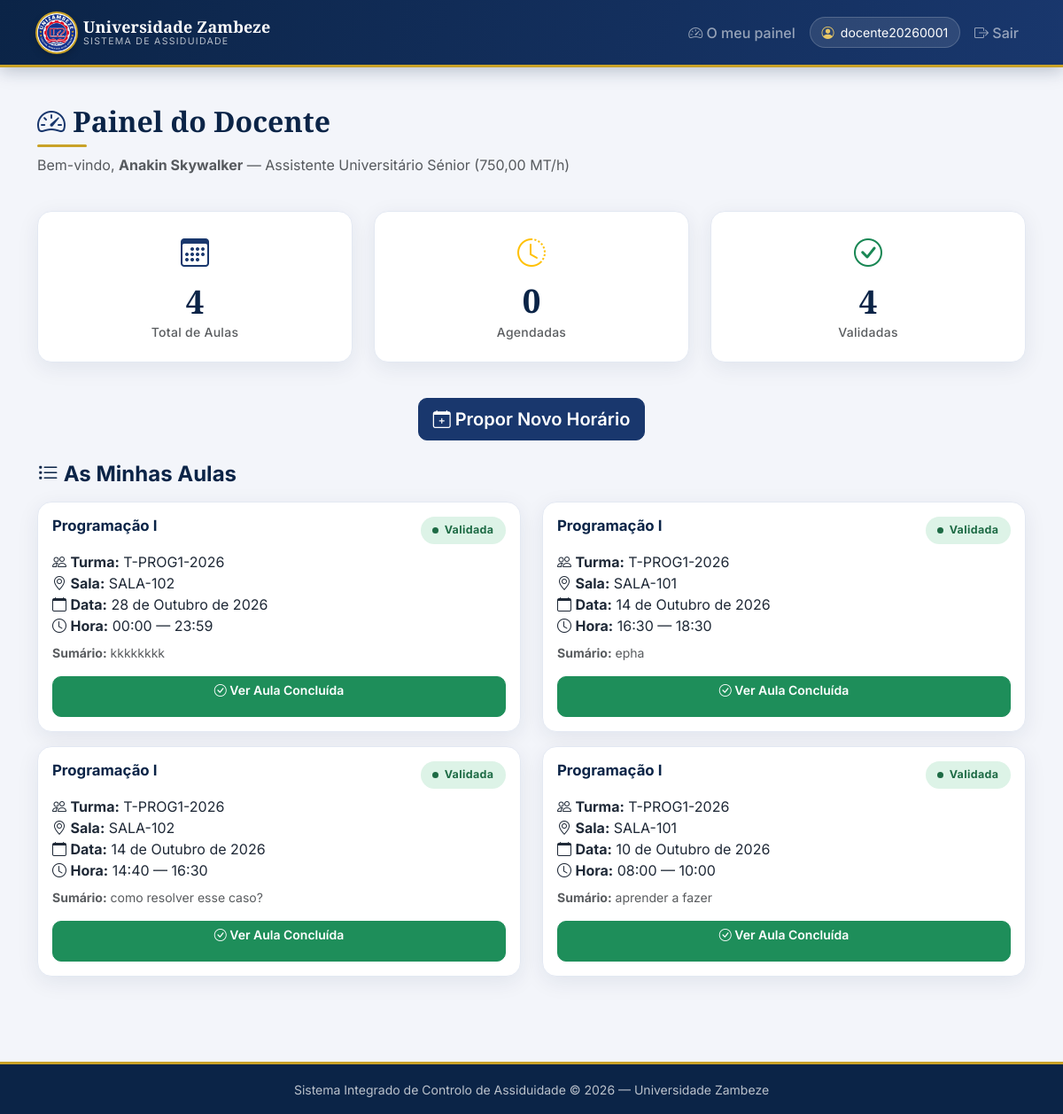
The page /painel/ (signed in) on the database as committed earlier.
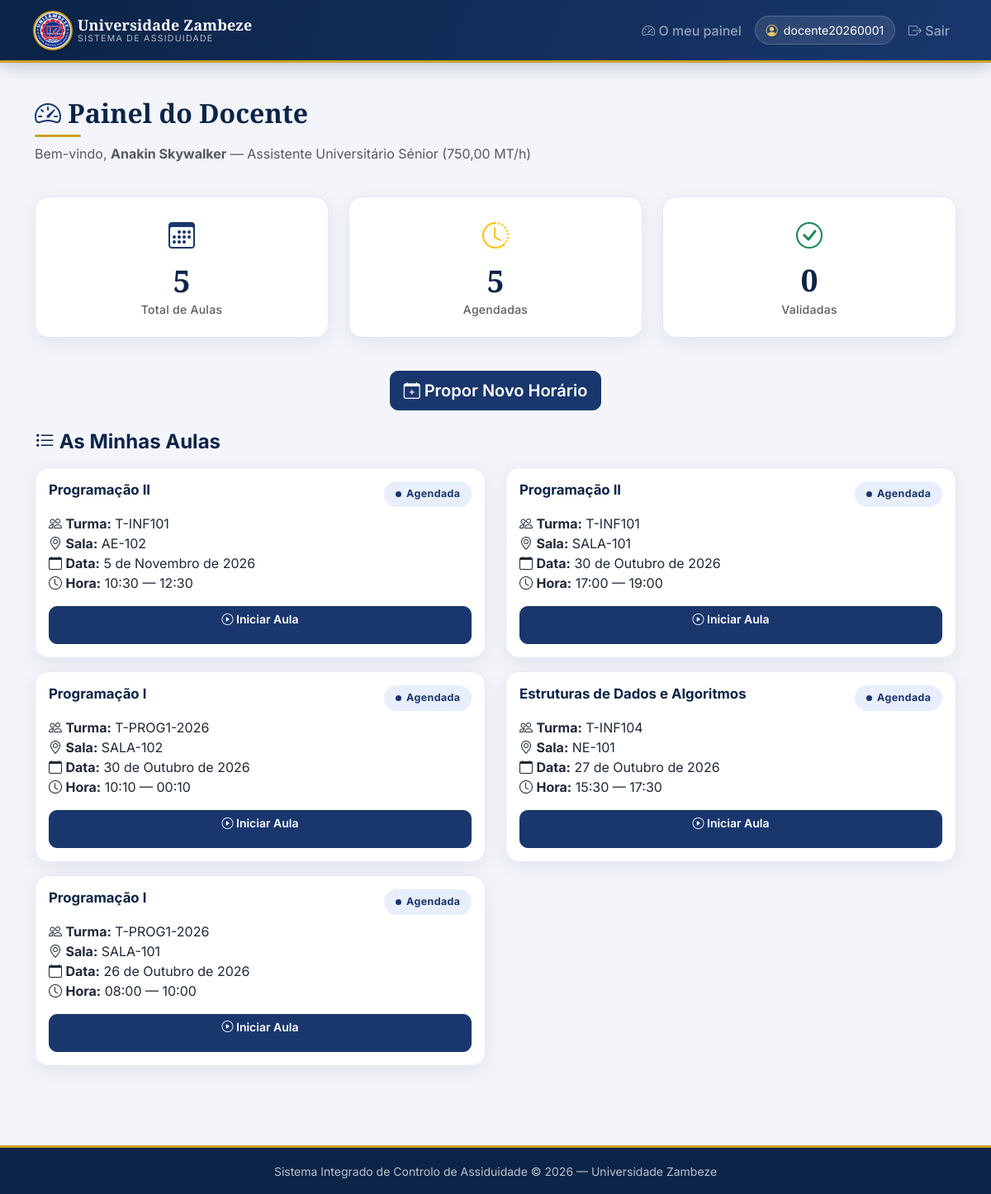
The same page on the database as committed later.
### sistema/models.py (models this page shows, shortened)
class Docente(models.Model):
    user = models.OneToOneField(User, on_delete=models.CASCADE, null=True, blank=True)
    numero_docente = models.CharField(max_length=20, unique=True)
    nome = models.CharField(max_length=200)
    categoria = models.ForeignKey(CategoriaDocente, on_delete=models.PROTECT)
    departamento = models.CharField(max_length=100)
    estado = models.BooleanField(default=True)
    class Meta:
        verbose_name = "Docente"
        verbose_name_plural = "Docentes"

class CategoriaDocente(models.Model):
    designacao = models.CharField(max_length=100)
    valor_hora = models.DecimalField(max_digits=10, decimal_places=2)
    data_inicio = models.DateField()
    data_fim = models.DateField(null=True, blank=True)
    class Meta:
        verbose_name = "Categoria de Docente"
        verbose_name_plural = "Categorias de Docentes"

class Aula(models.Model):
    ESTADOS = [
        ("agendada", "Agendada"),
        ("em_curso", "Em curso"),
        ("validada", "Validada"),
        ("bloqueada", "Bloqueada"),
        ("cancelada", "Cancelada"),
    ]
    turma = models.ForeignKey(Turma, on_delete=models.PROTECT)
    docente = models.ForeignKey(Docente, on_delete=models.PROTECT)
    uc = models.ForeignKey(UC, on_delete=models.PROTECT)
    sala = models.ForeignKey(Sala, on_delete=models.PROTECT)
    data = models.DateField()
    hora_inicio = models.TimeField()
    hora_fim = models.TimeField()
    sumario = models.TextField(blank=True)
    tema = models.CharField(max_length=200, blank=True)
    estado = models.CharField(max_length=20, choices=ESTADOS, default="agendada")
    hora_inicio_real = models.TimeField(null=True, blank=True)
    hora_fim_real = models.TimeField(null=True, blank=True)
    class Meta:
        verbose_name = "Aula"
        verbose_name_plural = "Aulas"

class UC(models.Model):
    codigo = models.CharField(max_length=20, unique=True)
    nome = models.CharField(max_length=200)
    curso = models.ForeignKey(Curso, on_delete=models.CASCADE)
    creditos = models.IntegerField()
    carga_horaria = models.IntegerField(help_text="Horas totais")
    class Meta:
        verbose_name = "Unidade Curricular"
        verbose_name_plural = "Unidades Curriculares"

class Turma(models.Model):
    codigo = models.CharField(max_length=20, unique=True)
    uc = models.ForeignKey(UC, on_delete=models.CASCADE)
    ano_letivo = models.CharField(max_length=10)
    semestre = models.CharField(max_length=10)
    capacidade = models.IntegerField()
    estado = models.BooleanField(default=True)

class Sala(models.Model):
    EDIFICIOS = [
        ("Novo Edifício", "Novo Edifício"),
        ("Antigo Edifício", "Antigo Edifício"),
        ("Faculdade de Direito", "Faculdade de Direito"),
        ("Anfiteatros", "Anfiteatros"),
    ]
    codigo = models.CharField(max_length=20, unique=True)
    edificio = models.CharField(max_length=100, choices=EDIFICIOS)
    piso = models.CharField(max_length=10)
    recinto = models.ForeignKey(Recinto, on_delete=models.PROTECT, null=True, blank=True)
    latitude = models.DecimalField(max_digits=10, decimal_places=7, null=True, blank=True)
    longitude = models.DecimalField(max_digits=10, decimal_places=7, null=True, blank=True)
    qr_code = models.CharField(max_length=100, blank=True, help_text="Código QR da sala")
    wifi_ssid = models.CharField(max_length=100, blank=True)
    ip_subnet = models.CharField(max_length=50, blank=True, help_text="Ex: 192.168.10.0/24")
    beacon_id = models.CharField(max_length=100, blank=True)
    estado = models.BooleanField(default=True)
    class Meta:
        verbose_name = "Sala"
        verbose_name_plural = "Salas"

### sistema/views.py (the view)
# urls.py: path("painel/", views.painel_docente, name="painel"),
@login_required(login_url="login")
def painel_docente(request):
    if e_coordenacao(request.user):
        return redirect("coordenacao")
    try:
        docente = Docente.objects.get(user=request.user)
    except Docente.DoesNotExist:
        docente = None
    if request.user.is_superuser:
        aulas = Aula.objects.all().order_by("-data", "-hora_inicio")
    elif docente:
        aulas = Aula.objects.filter(docente=docente).order_by("-data", "-hora_inicio")
    else:
        aulas = Aula.objects.none()
    context = {
        "docente": docente,
        "aulas": aulas,
        "total_aulas": aulas.count(),
        "aulas_validadas": aulas.filter(estado="validada").count(),
        "aulas_agendadas": aulas.filter(estado="agendada").count(),
    }
    return render(request, "sistema/painel.html", context)

### sistema/views_coordenacao.py (called while the page is built)
def e_coordenacao(user):
    if not user.is_authenticated:
        return False
    if user.is_superuser:
        return True
    return user.groups.filter(name__in=GRUPOS_COORDENACAO).exists()

### sistema/templates/sistema/painel.html (shortened to what this page needs)
{% extends 'sistema/base.html' %}
{% block content %}
<div class="row mb-4">
    <div class="col-12">
        <h2>
            <i class="bi bi-speedometer2 text-primary"></i>
            Painel do Docente
        </h2>
        {% if docente %}
        <p class="text-muted">
            Bem-vindo, <strong>{{ docente.nome }}</strong> —
            {{ docente.categoria.designacao }} ({{ docente.categoria.valor_hora }} MT/h)
        </p>
        {% else %}
        <p class="text-muted">
            Bem-vindo, <strong>{{ user.username }}</strong> (modo administrador)
        </p>
        {% endif %}
    </div>
</div>
<div class="row mb-4">
    <div class="col-md-4 col-6 mb-3">
        <div class="card text-center">
            <div class="card-body">
                <i class="bi bi-calendar3 text-primary" style="font-size: 2rem;"></i>
                <h3 class="mt-2 mb-0">{{ total_aulas }}</h3>
                <small class="text-muted">Total de Aulas</small>
            </div>
        </div>
    </div>
    <div class="col-md-4 col-6 mb-3">
        <div class="card text-center">
            <div class="card-body">
                <i class="bi bi-clock-history text-warning" style="font-size: 2rem;"></i>
                <h3 class="mt-2 mb-0">{{ aulas_agendadas }}</h3>
                <small class="text-muted">Agendadas</small>
            </div>
        </div>
    </div>
    <div class="col-md-4 col-12 mb-3">
        <div class="card text-center">
            <div class="card-body">
                <i class="bi bi-check-circle text-success" style="font-size: 2rem;"></i>
                <h3 class="mt-2 mb-0">{{ aulas_validadas }}</h3>
                <small class="text-muted">Validadas</small>
            </div>
        </div>
    </div>
</div>
<div class="row mb-4">
    <div class="col-12 text-center">
        <a href="{% url 'propor_horario' %}" class="btn btn-primary btn-lg">
            <i class="bi bi-calendar-plus"></i> Propor Novo Horário
        </a>
    </div>
</div>
<h4 class="mb-3">
    <i class="bi bi-list-task"></i> As Minhas Aulas
</h4>
{% if aulas %}
    <div class="row">
    {% for aula in aulas %}
        <div class="col-md-6 col-12 card-aula">
            <div class="card mb-3">
                <div class="card-body">
                    <div class="d-flex justify-content-between align-items-start mb-2">
                        <h5 class="card-title mb-0">{{ aula.uc.nome }}</h5>
                        <span class="badge-estado badge-{{ aula.estado }}">
                            {{ aula.get_estado_display }}
                        </span>
                    </div>
                    <p class="card-text mb-2">
                        <i class="bi bi-people"></i> <strong>Turma:</strong> {{ aula.turma.codigo }}<br>
                        <i class="bi bi-geo-alt"></i> <strong>Sala:</strong> {{ aula.sala.codigo }}<br>
                        <i class="bi bi-calendar"></i> <strong>Data:</strong> {{ aula.data }}<br>
                        <i class="bi bi-clock"></i> <strong>Hora:</strong> {{ aula.hora_inicio }} — {{ aula.hora_fim }}
                    </p>
                    {% if aula.sumario %}
                    <p class="text-muted small">
                        <strong>Sumário:</strong> {{ aula.sumario|truncatewords:15 }}
                    </p>
                    {% endif %}
                    <div class="mt-3">
                        {% if aula.estado == "agendada" %}
                        <a href="{% url 'detalhe_aula' aula.id %}" class="btn btn-primary btn-sm btn-mobile w-100">
                            <i class="bi bi-play-circle"></i> Iniciar Aula
                        </a>
                        {% elif aula.estado == "em_curso" %}
                        <a href="{% url 'detalhe_aula' aula.id %}" class="btn btn-warning btn-sm btn-mobile w-100">
                            <i class="bi bi-hourglass-split"></i> Continuar Aula
                        </a>
                        {% elif aula.estado == "bloqueada" %}
                        <a href="{% url 'detalhe_aula' aula.id %}" class="btn btn-danger btn-sm btn-mobile w-100">
                            <i class="bi bi-x-octagon"></i> Aula Bloqueada
                        </a>
                        {% elif aula.estado == "validada" %}
                        <a href="{% url 'detalhe_aula' aula.id %}" class="btn btn-success btn-sm btn-mobile w-100">
                            <i class="bi bi-check-circle"></i> Ver Aula Concluída
                        </a>
                        {% endif %}
                    </div>
                </div>
            </div>
        </div>
    {% endfor %}
    </div>
{% else %}
    <div class="alert alert-info">
        <i class="bi bi-info-circle"></i>
        Ainda não tem aulas registadas.
    </div>
{% endif %}
{% endblock %}

### sistema/templates/sistema/base.html (shortened to what this page needs)
{% load static %}
<!DOCTYPE html>
<html lang="pt">
<head>
    <link href="https://cdn.jsdelivr.net/npm/bootstrap@5.3.0/dist/css/bootstrap.min.css" rel="stylesheet">
    <link href="https://cdn.jsdelivr.net/npm/bootstrap-icons@1.11.0/font/bootstrap-icons.css" rel="stylesheet">
    <link rel="stylesheet" href="{% static 'css/estilo.css' %}">
</head>
<body class="{% block body_class %}{% endblock %}">
<nav class="navbar navbar-expand-lg navbar-dark navbar-uz sticky-top">
    <div class="container">
        <a class="navbar-brand d-flex align-items-center gap-2 mx-auto mx-lg-0" href="/">
            <img src="{% static 'img/logo-uz.png' %}" class="logo-navbar" alt="Universidade Zambeze" width="44" height="44">
            <span class="marca text-center text-lg-start">
                <strong>Universidade Zambeze</strong>
                <small>Sistema de Assiduidade</small>
            </span>
        </a>
        <div class="collapse navbar-collapse" id="menuPrincipal">
            <ul class="navbar-nav ms-auto align-items-lg-center gap-lg-2">
                {% if user.is_authenticated %}
                    {% if user.is_superuser or user.groups.exists %}
                    <li class="nav-item">
                        <a class="nav-link" href="{% url 'coordenacao' %}">
                            <i class="bi bi-diagram-3"></i> Coordenação
                        </a>
                    </li>
                    {% else %}
                    <li class="nav-item">
                        <a class="nav-link" href="{% url 'painel' %}">
                            <i class="bi bi-speedometer2"></i> O meu painel
                        </a>
                    </li>
                    {% endif %}
                    <li class="nav-item">
                        <span class="chip-utilizador">
                            <i class="bi bi-person-circle"></i> {{ user.username }}
                        </span>
                    </li>
                    <li class="nav-item">
                        <a class="nav-link" href="/logout/">
                            <i class="bi bi-box-arrow-right"></i> Sair
                        </a>
                    </li>
                {% else %}
                    <li class="nav-item">
                        <a class="nav-link" href="/login/">
                            <i class="bi bi-box-arrow-in-right"></i> Entrar
                        </a>
                    </li>
                {% endif %}
            </ul>
        </div>
    </div>
</nav>
<main class="container mb-5">
    {% block content %}{% endblock %}
</main>
<footer class="rodape-uz text-center py-3">
    <small>
        Sistema Integrado de Controlo de Assiduidade &copy; 2026 —
        Universidade Zambeze
    </small>
</footer>
</body>
</html>

Rows that differ between the two databases and show on the page:
removed Aula: uc.nome "Programação I", estado "Validada", turma.codigo "T-PROG1-2026", sala.codigo "SALA-102", data "28 de Outubro de 2026", hora_inicio "00:00", hora_fim "23:59", sumario "kkkkkkkk", shows "Ver Aula Concluída"
removed Aula: uc.nome "Programação I", estado "Validada", turma.codigo "T-PROG1-2026", sala.codigo "SALA-101", data "14 de Outubro de 2026", hora_inicio "16:30", hora_fim "18:30", sumario "epha", shows "Ver Aula Concluída"
removed Aula: uc.nome "Programação I", estado "Validada", turma.codigo "T-PROG1-2026", sala.codigo "SALA-102", data "14 de Outubro de 2026", hora_inicio "14:40", hora_fim "16:30", sumario "como resolver esse caso?", shows "Ver Aula Concluída"
removed Aula: uc.nome "Programação I", estado "Validada", turma.codigo "T-PROG1-2026", sala.codigo "SALA-101", data "10 de Outubro de 2026", hora_inicio "08:00", hora_fim "10:00", sumario "aprender a fazer", shows "Ver Aula Concluída"
added Aula: uc.nome "Programação II", estado "Agendada", turma.codigo "T-INF101", sala.codigo "AE-102", data "5 de Novembro de 2026", hora_inicio "10:30", hora_fim "12:30", shows "Iniciar Aula"
added Aula: uc.nome "Programação II", estado "Agendada", turma.codigo "T-INF101", sala.codigo "SALA-101", data "30 de Outubro de 2026", hora_inicio "17:00", hora_fim "19:00", shows "Iniciar Aula"
added Aula: uc.nome "Programação I", estado "Agendada", turma.codigo "T-PROG1-2026", sala.codigo "SALA-102", data "30 de Outubro de 2026", hora_inicio "10:10", hora_fim "00:10", shows "Iniciar Aula"
added Aula: uc.nome "Estruturas de Dados e Algoritmos", estado "Agendada", turma.codigo "T-INF104", sala.codigo "NE-101", data "27 de Outubro de 2026", hora_inicio "15:30", hora_fim "17:30", shows "Iniciar Aula"
added Aula: uc.nome "Programação I", estado "Agendada", turma.codigo "T-PROG1-2026", sala.codigo "SALA-101", data "26 de Outubro de 2026", hora_inicio "08:00", hora_fim "10:00", shows "Iniciar Aula"
Other text that changed with them:
{{ total_aulas }}: "4" → "5"
{{ aulas_agendadas }}: "0" → "5"
{{ aulas_validadas }}: "4" → "0"
